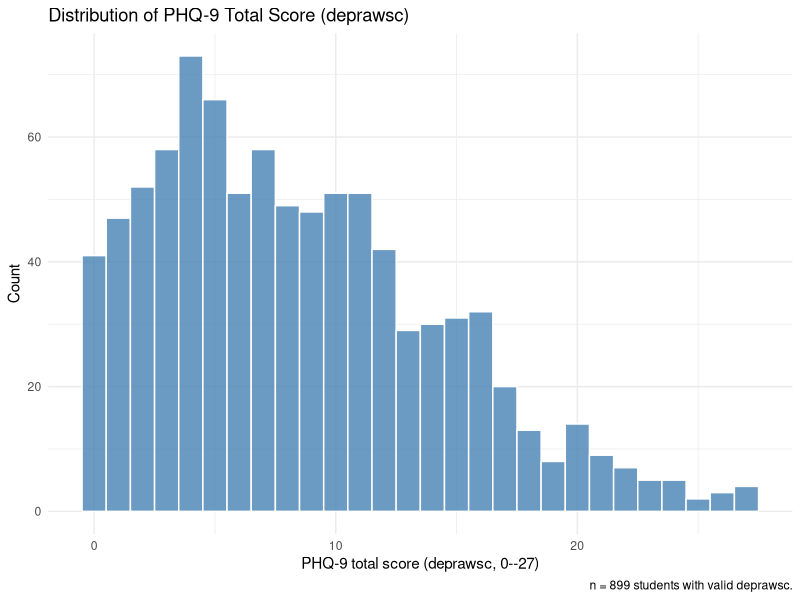
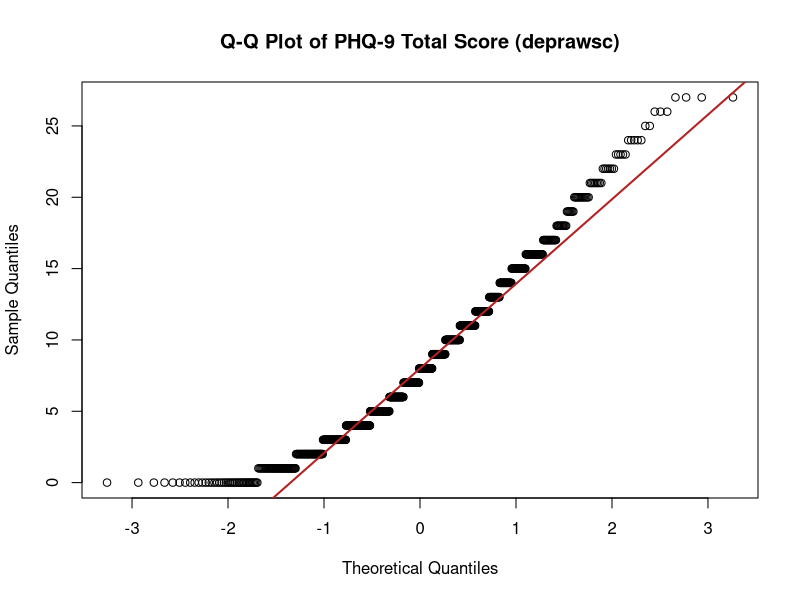
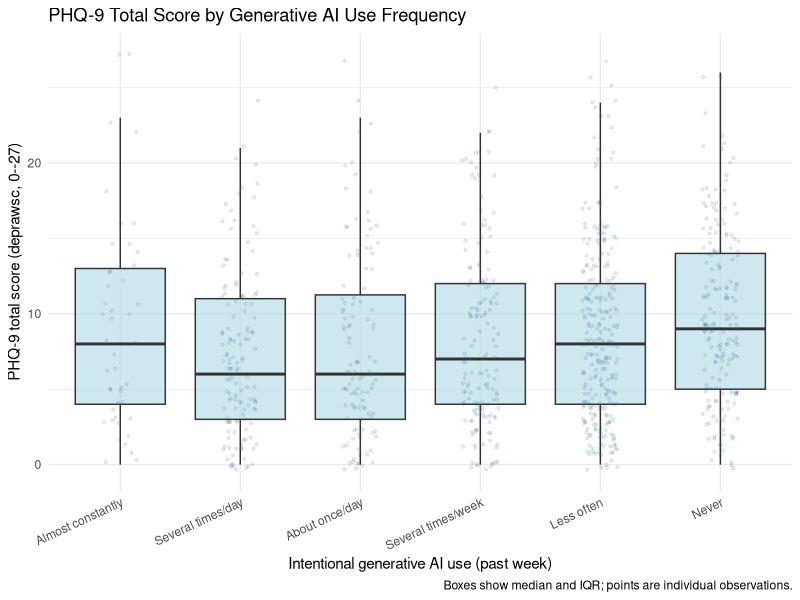

The R script that drew these images, in order:
## ---- chunk 1
knitr::opts_chunk$set(echo = TRUE, warning = FALSE, message = FALSE,
                      fig.width = 7, fig.height = 4.5, fig.align = "center")
## ---- chunk 2

library(dplyr)
library(ggplot2)
library(knitr)
library(kableExtra)
library(tidyr)
library(tibble)

## ---- chunk 3
# Load data (adjust path as needed)
mywd <- "/Users/justinl/Desktop/Acadamic/Cornell/25-26 Spring/6270 R/Check Point #06"
setwd(mywd)
hms_raw <- read.csv("HMS_Small.csv")

# Clean and subset
hms <- hms_raw %>%
  transmute(
    age       = as.numeric(age),
    AI_3      = as.numeric(AI_3),
    deprawsc  = as.numeric(deprawsc),
    anx_score = as.numeric(anx_score)
  ) %>%
  filter(!is.na(age), !is.na(AI_3), AI_3 %in% 1:6) %>%
  mutate(
    deprawsc  = ifelse(deprawsc  >= 0 & deprawsc  <= 27, deprawsc,  NA_real_),
    anx_score = ifelse(anx_score >= 0 & anx_score <= 21, anx_score, NA_real_),
    AI_3_label = factor(AI_3,
      levels = 1:6,
      labels = c("Almost constantly", "Several times/day", "About once/day",
                 "Several times/week", "Less often", "Never"),
      ordered = TRUE
    )
  )
## ---- chunk 4
var_desc <- tibble(
  `Variable` = c("age", "AI_3", "AI_3 (labels)", "deprawsc", "anx_score"),
  `Type` = c("Continuous", "Ordinal categorical", "—",
             "Discrete numeric", "Discrete numeric"),
  `Description` = c(
    "Student age in years",
    "Intentional generative AI use frequency past week (1=Almost constantly ... 6=Never)",
    "1=Almost constantly, 2=Several times/day, 3=About once/day, 4=Several times/week, 5=Less often, 6=Never",
    "PHQ-9 total score (0--27); primary outcome",
    "Anxiety symptom score (0--21); secondary outcome"
  )
)
kable(var_desc, booktabs = TRUE,
      caption = "Description of variables used in this analysis.") %>%
  kable_styling(latex_options = "hold_position", full_width = FALSE) %>%
  column_spec(3, width = "7cm")
## ---- chunk 5
# Missingness summary
miss_tbl <- tibble(
  Variable  = c("age", "AI_3", "deprawsc", "anx_score"),
  N_total   = nrow(hms),
  N_valid   = c(sum(!is.na(hms$age)), sum(!is.na(hms$AI_3)),
                sum(!is.na(hms$deprawsc)), sum(!is.na(hms$anx_score))),
  N_missing = c(sum(is.na(hms$age)), sum(is.na(hms$AI_3)),
                sum(is.na(hms$deprawsc)), sum(is.na(hms$anx_score)))
) %>%
  mutate(Pct_missing = round(100 * N_missing / N_total, 1))

kable(miss_tbl, booktabs = TRUE,
      caption = "Missingness summary for the analytic sample (n = 936).") %>%
  kable_styling(latex_options = "hold_position", full_width = FALSE)
## ---- chunk 6
hms %>%
  filter(!is.na(deprawsc)) %>%
  ggplot(aes(x = deprawsc)) +
  geom_histogram(binwidth = 1, fill = "steelblue", color = "white", alpha = 0.8) +
  theme_minimal() +
  labs(
    title = "Distribution of PHQ-9 Total Score (deprawsc)",
    x = "PHQ-9 total score (deprawsc, 0--27)",
    y = "Count",
    caption = "n = 899 students with valid deprawsc."
  )
## ---- chunk 7
hms_dep <- hms %>% filter(!is.na(deprawsc))
qqnorm(hms_dep$deprawsc, main = "Q-Q Plot of PHQ-9 Total Score (deprawsc)",
       xlab = "Theoretical Quantiles", ylab = "Sample Quantiles")
qqline(hms_dep$deprawsc, col = "firebrick", lwd = 2)
## ---- chunk 8
hms %>%
  filter(!is.na(deprawsc)) %>%
  ggplot(aes(x = AI_3_label, y = deprawsc)) +
  geom_boxplot(outlier.shape = NA, alpha = 0.6, fill = "lightblue") +
  geom_jitter(width = 0.15, alpha = 0.12, size = 0.8, color = "steelblue4") +
  theme_minimal() +
  labs(
    title = "PHQ-9 Total Score by Generative AI Use Frequency",
    x = "Intentional generative AI use (past week)",
    y = "PHQ-9 total score (deprawsc, 0--27)",
    caption = "Boxes show median and IQR; points are individual observations."
  ) +
  theme(axis.text.x = element_text(angle = 25, hjust = 1))
## ---- chunk 9
desc_by_ai <- hms %>%
  filter(!is.na(deprawsc)) %>%
  group_by(`AI Use` = AI_3_label) %>%
  summarise(
    n          = n(),
    Median     = round(median(deprawsc), 1),
    Mean       = round(mean(deprawsc), 2),
    SD         = round(sd(deprawsc), 2),
    Q1         = round(quantile(deprawsc, 0.25), 1),
    Q3         = round(quantile(deprawsc, 0.75), 1),
    .groups = "drop"
  )

kable(desc_by_ai, booktabs = TRUE,
      caption = "Descriptive statistics of PHQ-9 score (deprawsc) by AI use frequency group.") %>%
  kable_styling(latex_options = c("hold_position", "scale_down"), full_width = FALSE)
## ---- chunk 10
# Shapiro-Wilk on full deprawsc sample (n > 5000 not possible; test on a sample)
set.seed(42)
shap_sample <- sample(hms_dep$deprawsc, 200)
shapiro_res <- shapiro.test(shap_sample)
shapiro_res
## ---- chunk 11
# Spearman: AI_3 vs deprawsc
sp_ai_dep <- cor.test(hms_dep$AI_3, hms_dep$deprawsc, method = "spearman")
sp_ai_dep
## ---- chunk 12
# Spearman: age vs deprawsc
sp_age_dep <- cor.test(hms_dep$age, hms_dep$deprawsc, method = "spearman")
sp_age_dep
## ---- chunk 13
library(dplyr)
library(tibble)
library(knitr)

sp_tbl <- tibble(
  Correlation = c("AI_3 vs deprawsc", "age vs deprawsc"),
  n = c(nrow(hms_dep), nrow(hms_dep)),
  `Spearman rho` = round(c(sp_ai_dep$estimate, sp_age_dep$estimate), 3),
  `p-value` = c(
    ifelse(sp_ai_dep$p.value < 0.001, "p < 0.001", sprintf("%.3f", sp_ai_dep$p.value)),
    ifelse(sp_age_dep$p.value < 0.001, "p < 0.001", sprintf("%.3f", sp_age_dep$p.value))
  ),
  Interpretation = c(
    "Significant positive association",
    "Not statistically significant"
  )
)

knitr::kable(sp_tbl, format = "latex", booktabs = TRUE,
             caption = "Spearman rank correlations with PHQ-9 score (deprawsc).",
             escape = TRUE)

## ---- chunk 14
# Kruskal-Wallis: deprawsc across AI_3 groups
kw_res <- kruskal.test(deprawsc ~ factor(AI_3), data = hms)
kw_res
## ---- chunk 15
# Multiple linear regression: deprawsc ~ AI_3 + age
lm_mod <- lm(deprawsc ~ AI_3 + age, data = hms)
summary(lm_mod)
## ---- chunk 16
library(dplyr)
library(tibble)
library(knitr)
library(kableExtra)

lm_coef <- as.data.frame(summary(lm_mod)$coefficients) %>%
  tibble::rownames_to_column("Term") %>%
  mutate(
    `Estimate (beta)` = round(Estimate, 3),
    `Std. Error`      = round(`Std. Error`, 3),
    `t value`         = round(`t value`, 3),
    `p-value`         = ifelse(`Pr(>|t|)` < 0.001, "p < 0.001", sprintf("%.3f", `Pr(>|t|)`))
  ) %>%
  select(Term, `Estimate (beta)`, `Std. Error`, `t value`, `p-value`)

kable(lm_coef, format = "latex", booktabs = TRUE, escape = TRUE,
      caption = "Multiple linear regression: deprawsc ~ AI\\_3 + age.") %>%
  kable_styling(latex_options = "hold_position", full_width = FALSE)

## ---- chunk 17
hms_anx <- hms %>% filter(!is.na(anx_score))
sp_ai_anx  <- cor.test(hms_anx$AI_3, hms_anx$anx_score, method = "spearman")
sp_age_anx <- cor.test(hms_anx$age,  hms_anx$anx_score, method = "spearman")
cat("AI_3 vs anx_score: rho =", round(sp_ai_anx$estimate, 3),
    ", p =", format.pval(sp_ai_anx$p.value, digits = 3, eps = 0.001), "\n")
cat("age vs anx_score:  rho =", round(sp_age_anx$estimate, 3),
    ", p =", format.pval(sp_age_anx$p.value, digits = 3, eps = 0.001), "\n")
